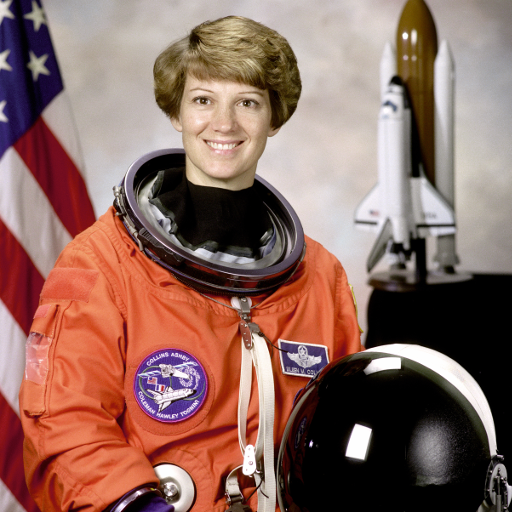
#> input picture skimage.data.astronaut(), 512 x 512 px
$ jupyter execute --allow-errors Seminar_4.ipynb   (shell and % lines are left out)
#> lines starting #> are read from the running program, lines starting #| are printed output that depends on the picture; after the words box and inside, x2 and y2 are one past the last pixel; in counts of white or black regions, pixels touching at a corner belong together; long printed decimals are rounded
# Семинар 4 - Интерполяция изображений, геометрия формирования изображения и калибровка камеры

***

[cell 1]
from pathlib import Path

import cv2
import skimage
import numpy as np
import matplotlib.pyplot as plt

# Интерполяция изображений

Задача - эффективно уменьшить/увеличить изображение.

Рассмотрим несколько методов интерполяции.

## а) Интерполяция по ближайшему пикселю

Самая простая и самая быстрая, однако она приводит к сильным артефактам.

## б) Билинейная интерполяция

Лучше по качеству, но требует больше вычислений и вдобавок размывает границы объектов.

## в) Бикубическая интерполяция

Еще лучше в непрерывных областях, но на границе возникает [эффект гало](https://ru.wikipedia.org/wiki/Гало) (более темная полоса вдоль темного края границы и светлая вдоль светлого).

## Примеры

Согласно [документации OpenCV](https://docs.opencv.org/3.4/da/d54/group__imgproc__transform.html) для **сжатия изображения** — наиболее предпочтительным методом интерполяции является `cv.INTER_AREA`,
**для увеличения изображения** — наиболее предпочтительны методы интерполяции: `cv.INTER_CUBIC` (медленный) и `cv.INTER_LINEAR`.

[cell 2]
interpolation_algorithm = [
    ("nearest", cv2.INTER_NEAREST),
    ("bilinear", cv2.INTER_LINEAR),
    ("bicubic", cv2.INTER_CUBIC),
    ("area", cv2.INTER_AREA),
    ("lanczos4", cv2.INTER_LANCZOS4)
]

def resize_by_factor(
    img: np.array,
    factor: float,
) -> None:

    height, width = img.shape[:2]
    height2, width2 = int(height*factor), int(width*factor)

    print(f'orig size: h={height}, w={width}, resised size: h={height2}, w={width2}')

    fig, axes = plt.subplots(
        nrows=len(interpolation_algorithm),
        sharex=True,
        sharey=True,
        figsize=(3, 20)
    )

    imgs = []
    for i in range(len(interpolation_algorithm)):

        img_resized = cv2.resize(
            src=img,
            dsize=(width2, height2),
            interpolation=interpolation_algorithm[i][1],
        )

        axes[i].imshow(img_resized, cmap='Greys_r')
        axes[i].set_title(
            f"{interpolation_algorithm[i][0]}, shape = {img_resized.shape}",
        )

### Оригинальное изображение

[cell 3]
IMG_PATH = "data/a_letter.png"

if not Path(IMG_PATH).exists():
    !git clone https://github.com/alexmelekhin/cv_course_2023.git
    !mv cv_course_2023/seminars/seminar_04/data .

a_letter_img = cv2.imread(IMG_PATH, cv2.IMREAD_GRAYSCALE)

plt.figure(figsize=(3, 3))
#> (the rest of this cell did not finish here and is left out)

### Увеличение

#> (a cell that did not finish here is left out)

### Уменьшение

#> (a cell that did not finish here is left out)


# Упражение 1

Можно ли реализовать сжатие изображений на свертках? Реализуйте свертку, которая будет уменьшать изображение в 2 раза.

[cell 6]
def my_filter2D(img, kernal, pad=None, stride=(1, 1)):
#> called with kernal = array of shape (3, 3), pad = (1, 1), stride = (2, 2)
    img_size = img.shape
#> img_size = (512, 512)
    kernal_size = kernal.shape

    if pad is None:
        pad = (kernal_size[0]//2, kernal_size[1]//2)

    pad_img = np.pad(img, pad_width=pad)

    size_1 = (img_size[0] - kernal_size[0] + 2*pad[0]) // stride[0] + 1
#> size_1 = 256
    size_2 = (img_size[1] - kernal_size[1] + 2*pad[1]) // stride[1] + 1
#> size_2 = 256

    new_image = np.zeros((size_1, size_2))

    for i in range(size_1):
        for j in range(size_2):
            new = (kernal * pad_img[i*stride[0]:i*stride[0]+kernal_size[0], j*stride[1]:j*stride[1]+kernal_size[1]]).sum()
            new_image[i, j] = np.clip(new, 0, 255)
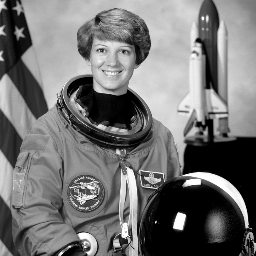
#> new_image: shape (256, 256) float64; min 0, max 255, mean 115.5

    return new_image

[cell 7]
from skimage import data

img = cv2.cvtColor(
    src=data.astronaut(),
    code=cv2.COLOR_RGB2GRAY,
)

kernal_1 = np.array([[0, 0, 0], [0, 1, 0], [0, 0, 0]])

my_img = my_filter2D(img, kernal_1, pad=(1,1), stride=(2, 2))

plt.subplot(132)
plt.imshow(my_img, cmap="gray")
plt.title('Image with new size')

plt.subplot(133)
plt.imshow(img, cmap="gray")
plt.title('Old image')

# Display the plot
plt.show()
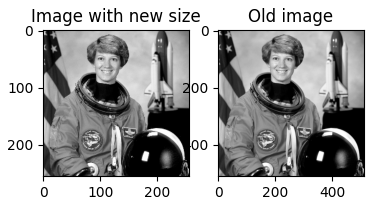
#> figure drawn by matplotlib, 2 panels

print('Старый размер', img.shape)
#| Старый размер (512, 512)
print('Новый размер', my_img.shape)
#| Новый размер (256, 256)

# Трансформация изображений

[Туториал OpenCV "Geometric Transformations of Images"](https://docs.opencv.org/3.4/da/d6e/tutorial_py_geometric_transformations.html)

_Источник - [Computer Vision: Algorithms and Applications, 2nd ed. 2022 Richard Szeliski](https://szeliski.org/Book/)_

## Поворот (Rotation)

Входные параметры: угол поворота (angle)

```python
matrix = np.array([
      [np.cos(angle),  np.sin(angle), 0],
      [-np.sin(angle), np.cos(angle), 0],
      [0,              0,             1],
])
```

## Растяжение/сжатие (Scale)

Входные параметры: фактор растяжения (tx, ty)

```python
matrix = np.array([
      [t[0], 0,    0],
      [0,    t[1], 0],
      [0,    0,    1],
])
```

## Перенос (translation)

Входные параметры: фактор переноса (tx, ty)

```python
matrix = np.array([
      [1,  0, t[0]],
      [0,  1, t[1]],
      [0,  0,    1],
])
```

## Сдвиг (shearing)

Входные параметры: фактор сдвига (tx, ty)

```python
matrix_horisontal = np.array([
      [1,    t[0], 0],
      [t[1], 1,    0],
      [0,    0,    1],
])
```

# Упражнение 2

Реализуйте функцию, которая принимает изображение и матрицу преобразования, и реализует афинную трансформацию. Не забудьте про центрирование.

Идея - афинное перемещение пикселей изображения.

[cell 8]
# [85 lines left out: functions affine_transform, make_rotation, make_scaling, make_translation, make_shearing, not called in this run]

Проверьте код на примере изображения c астронавтом

[cell 9]
import ipywidgets
from skimage import data

img = data.astronaut()
#> img is the input picture: shape (512, 512, 3); mean R, G, B 141.6, 105.8, 96.5

#resize image for much faster affine processing
img = cv2.resize(
    src=img,
    dsize = None,
    fx=0.3,
    fy=0.3,
    interpolation=cv2.INTER_AREA,
)
#> img: shape (154, 154, 3)
#> the sliders are set to tx = 1.0, ty = 1.0, angle = 1.0

#> (the rest of this cell did not finish here and is left out)

# Вопрос 1

Запустите все 4 преобразования. Изменяйте параметры алгоритма. Имеются ли пиксели, которые никуда не перешли в результате трансформации?

**Ответ:**

Есть пиксели, которые вышли за границы изображения и никуда не перешли. При разных параметрах во всех трансформациях (кроме переноса) появляются чёрные пиксели на изображении (артефакты). В переносе также имеются черные пиксели, но их они не являются артефактами.и

# Формирование изображения

## Внешние параметры камеры

Некоторые камеры-обскуры вносят значительные искажения в изображения. Два основных вида искажений - это радиальные искажения и тангенциальные искажения.

**Радиальные искажения** возникают из-за неидеальности линз и приводит к тому, что прямые линии кажутся изогнутыми.

**Тангенциальные искажения** возникают из-за того, что объектив для съемки изображения не выровнен идеально параллельно плоскости изображения. Таким образом, некоторые области на изображении могут выглядеть ближе, чем ожидалось.

Виды радиального искажения:
<figure>

<figcaption>Barrel distortion (Positive k1 > 0)</figcaption>

<figcaption>Pincushion distortion (Negative k1 < 0)</figcaption>

<figcaption>Mustache distortion (Complex)</figcaption>
</figure>

Формулы:

$x_{dist} = x\frac{1+k_{1}r^{2}+k_{2}r^{4} + k_{3}r^{6}}{1+k_{4}r^{2}+k_{5}r^{4} + k_{6}r^{6}} + 2p_{1}xy + p_{2}(r^{2} + 2x^{2})$

$y_{dist} = y\frac{1+k_{1}r^{2}+k_{2}r^{4} + k_{3}r^{6}}{1+k_{4}r^{2}+k_{5}r^{4} + k_{6}r^{6}} + p_{1}(r^{2} + 2y^{2}) + 2p_{2}xy$,

где $r^{2} = x^{2} + y^{2}$

Таким образом, параметры радиальной дисторсии - ($k_{1}, \cdots, k_{6}$), тангенциальной дисторсии - ($p_{1}, p_{2}$)

В дополнение к этому нам нужны внутренние и внешние параметры камеры. Внутренние параметры специфичны для конкретной камеры. Они включают в себя такую информацию, как фокусное расстояние (fx,fy) и оптические центры (cx, cy). Фокусное расстояние и оптические центры могут быть использованы для создания матрицы камеры, которую можно использовать для устранения искажений, вызванных объективами конкретной камеры. Матрица камеры уникальна для конкретной камеры, поэтому после расчета ее можно повторно использовать на других изображениях, сделанных той же камерой.

# Вопрос 2

Запишите выражение связи точек в координатной системе камеры (x, y, z) c проекцией (изображением), зная параметры дисторсии и параметры камеры.

**Ответ:**
$$
\begin{pmatrix}
u \\ v \\ w
\end{pmatrix}
=
\begin{pmatrix}
f_x & 0 & c_x \\
0 & f_y & c_y \\
0 & 0 & 1
\end{pmatrix}
\begin{pmatrix}
r_{11} & r_{12} & r_{13} & t_x \\
r_{21} & r_{22} & r_{23} & t_y \\
r_{31} & r_{32} & r_{33} & t_z
\end{pmatrix}
\begin{pmatrix}
X \\ Y \\ Z \\ 1
\end{pmatrix}
$$

# Упражнение 3

Найдите параметры вашей камеры мобильного телефона.

Используйте шаблон шахматной доски. Можете воспользоваться ресурсом https://markhedleyjones.com/projects/calibration-checkerboard-collection  - здесь можно выбрать необходимый размер и подготовить pdf с доской. Во время печати не забудьте проверить, что масштаб не меняется (часто в параметрах печати по умолчанию установлен флаг "scale to fit page").

Воспользуйтесь [туториалом OpenCV](https://docs.opencv.org/4.x/dc/dbb/tutorial_py_calibration.html).

В ответе требуется:

1. Загрузить все сделанные фотографии (туториал рекомендует использовать не менее 10-ти изображений) в папку `./data/calibr_images`. Написанный код должен воспроизводить ваши результаты без дополнительных манипуляций.
2. Вывести найденные параметры калибровки (intrinsic матрицу и параметры дисторсии).
3. Отобразить изображения до и после устранения дисторсии.
4. Посчитать ошибку репроектирования (см. туториал opencv).

[cell 10]
import numpy as np
import cv2
import glob

size_1 = 4
size_2 = 7
square = 35

# termination criteria
criteria = (cv2.TERM_CRITERIA_EPS + cv2.TERM_CRITERIA_MAX_ITER, square, 0.001)

# prepare object points, like (0,0,0), (1,0,0), (2,0,0) ....,(6,5,0)
objp = np.zeros((size_1 * size_2, 3), np.float32)
objp[:,:2] = np.mgrid[0:size_2, 0:size_1].T.reshape(-1,2)

# Arrays to store object points and image points from all the images.
objpoints = [] # 3d point in real world space
imgpoints = [] # 2d points in image plane.

images = glob.glob('./data/calibr_images/*.jpg')

for fname in images:
    img = cv2.imread(fname)
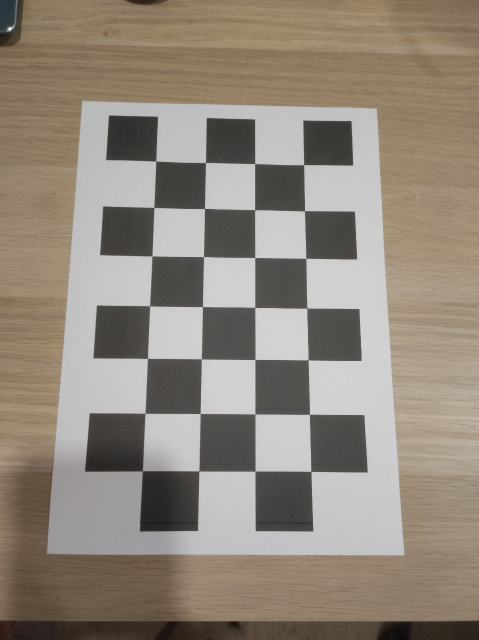
#> input picture seminars/seminar_04/data/calibr_images/diostr.jpg, 958 x 1280 px (shown at 1/2 size)
#> img is the input picture: shape (1280, 958, 3); mean B, G, R 123.5, 135.5, 144.9
    gray = cv2.cvtColor(img, cv2.COLOR_BGR2GRAY)
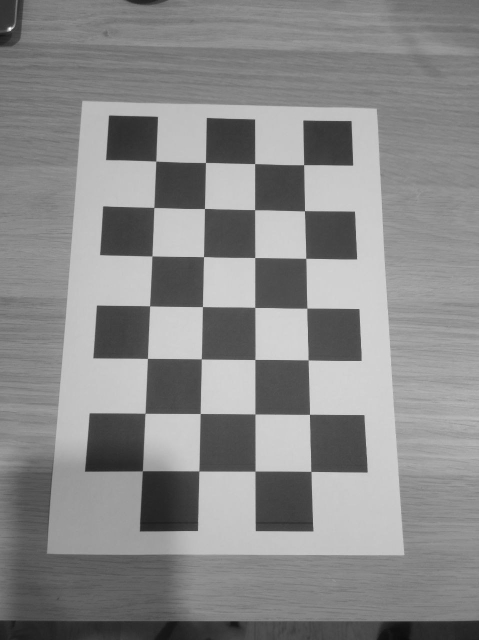
#> gray: shape (1280, 958) (shown at 1/2 size); min 11, max 255, mean 137

    # Find the chess board corners
    ret, corners = cv2.findChessboardCorners(gray, (size_2, size_1), None)
#> ret = True; corners = 28 rows, first 8: [607.6, 329.8], [609.4, 421.9], [612.1, 516.9], [614.4, 616.6], [616.6, 720.4], [619.4, 829.2], [622.5, 943.4], [509.6, 327.6]

    # If found, add object points, image points (after refining them)
    if ret == True:
        objpoints.append(objp)

        corners2 = cv2.cornerSubPix(gray, corners, (11,11), (-1,-1), criteria)
#> corners2 = 28 rows, first 8: [607.8, 329.8], [609.4, 422.1], [612.1, 517.1], [614.3, 616.7], [616.6, 720.4], [619.4, 829.1], [622.4, 943.3], [509.8, 327.6]
        imgpoints.append(corners2)

        # Draw and display the corners
        cv2.drawChessboardCorners(img, (size_2, size_1), corners2, ret)
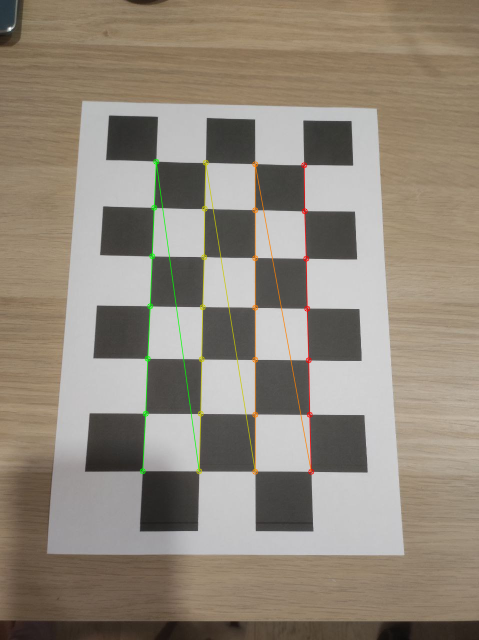
#> img: shape (1280, 958, 3) (shown at 1/2 size); 1.24% of pixels changed, all inside (x1, y1, x2, y2) = (279, 317, 629, 950)
        cv2.imshow('img', img)
        cv2.waitKey(500)

cv2.destroyAllWindows()

[cell 11]
ret, mtx, dist, rvecs, tvecs = cv2.calibrateCamera(objpoints, imgpoints, gray.shape[::-1], None, None)
#> ret = 0.203; mtx = [[996.7, 0, 476.7], [0, 999.3, 643.3], [0, 0, 1]]; dist = [[-0.0641, 0.961, -0.00126, 0.000191, -2.95]]; rvecs = ([-0.193, 0.14, 1.57],); tvecs = ([1.34, -3.19, 10.18],)

## Параметры калибровки

[cell 12]
mtx
#> Out = [[996.7, 0, 476.7], [0, 999.3, 643.3], [0, 0, 1]]

[cell 13]
dist
#> Out = [[-0.0641, 0.961, -0.00126, 0.000191, -2.95]]

## Устранение диострии

[cell 14]
#img = cv2.imread('left12.jpg')
img = cv2.imread('old_img.jpg')
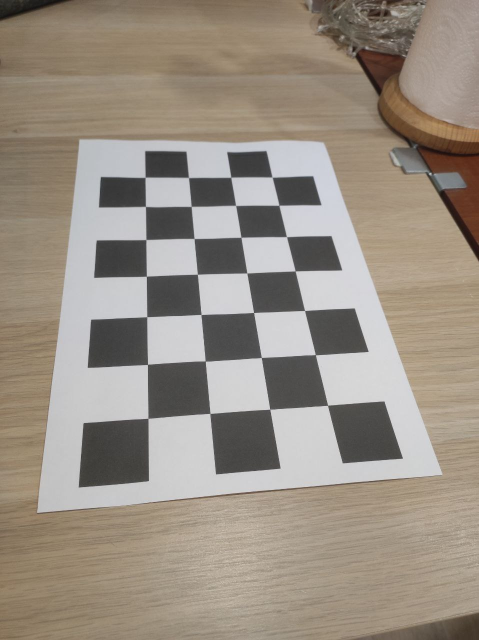
#> input picture seminars/seminar_04/old_img.jpg, 958 x 1280 px (shown at 1/2 size)
#> img is the input picture: shape (1280, 958, 3); mean B, G, R 131.6, 143.2, 153
h,  w = img.shape[:2]
#> h = 1280; w = 958
newcameramtx, roi = cv2.getOptimalNewCameraMatrix(mtx, dist, (w,h), 1, (w,h))
#> newcameramtx = [[962, 0, 476.2], [0, 999.3, 643.3], [0, 0, 1]]; roi = (16, 0, 924, 1279)

[cell 15]
# undistort
dst = cv2.undistort(img, mtx, dist, None, newcameramtx)

# crop the image
x, y, w, h = roi
#> x = 16; y = 0; w = 924; h = 1279
dst = dst[y:y+h, x:x+w]
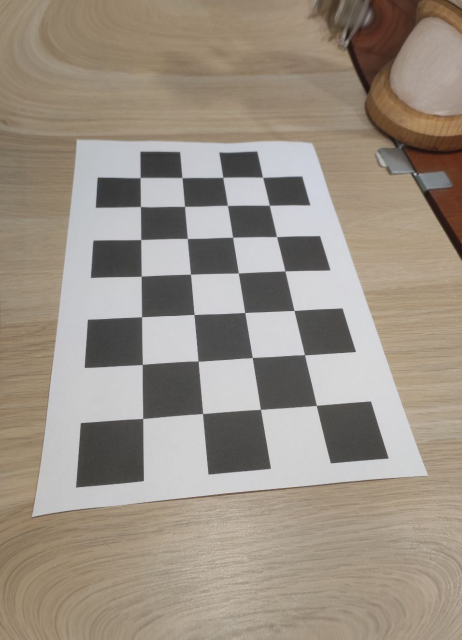
#> dst: shape (1279, 924, 3) (shown at 1/2 size); mean B, G, R 132.1, 144, 154.2
cv2.imwrite('calibresult.png', dst)
#> Out = True

[cell 16]
# undistort
mapx, mapy = cv2.initUndistortRectifyMap(mtx, dist, None, newcameramtx, (w,h), 5)
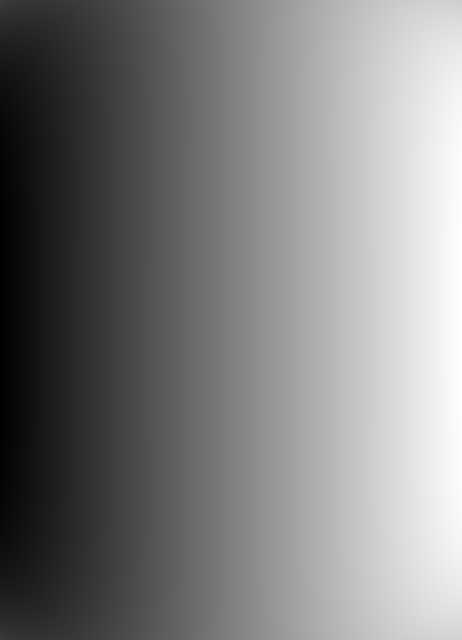
#> mapx: shape (1279, 924) float32 (shown at 1/2 size); min -15.85, max 940.4, mean 462.7; drawn with min black and max white
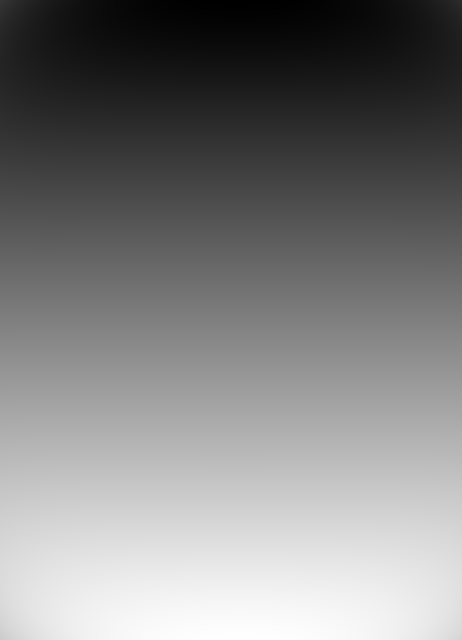
#> mapy: shape (1279, 924) float32 (shown at 1/2 size); min 44.19, max 1236.5, mean 639.1; drawn with min black and max white
dst = cv2.remap(img, mapx, mapy, cv2.INTER_LINEAR)

# crop the image
x, y, w, h = roi
dst = dst[y:y+h, x:x+w]
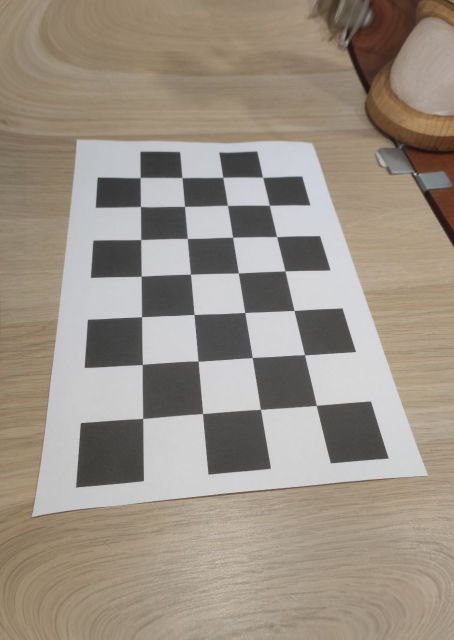
#> dst: shape (1279, 908, 3) (shown at 1/2 size); mean B, G, R 132.4, 144.3, 154.2
cv2.imwrite('calibresult.png', dst)
#> Out = True

[cell 17]
plt.figure(figsize=[20, 40])

plt.subplot(132)
plt.imshow(img)
plt.title('До устранения диострии')

plt.subplot(133)
plt.imshow(dst)
plt.title('После устранения диострии')

# Display the plot
plt.show()
#> figure, not shown here; B, G, R data is drawn as R, G, B

## Ошибка репроектирования

[cell 18]
mean_error = 0
for i in range(len(objpoints)):
    imgpoints2, _ = cv2.projectPoints(objpoints[i], rvecs[i], tvecs[i], mtx, dist)
    error = cv2.norm(imgpoints[i], imgpoints2, cv2.NORM_L2)/len(imgpoints2)
    mean_error += error
#> this loop made 1 pass
#> (error, mean_error) on pass 1: (0.0384, 0.0384)
#> after the loop, mean_error = 0.0384

print( "total error: {}".format(mean_error/len(objpoints)))
#| total error: 0.03837
